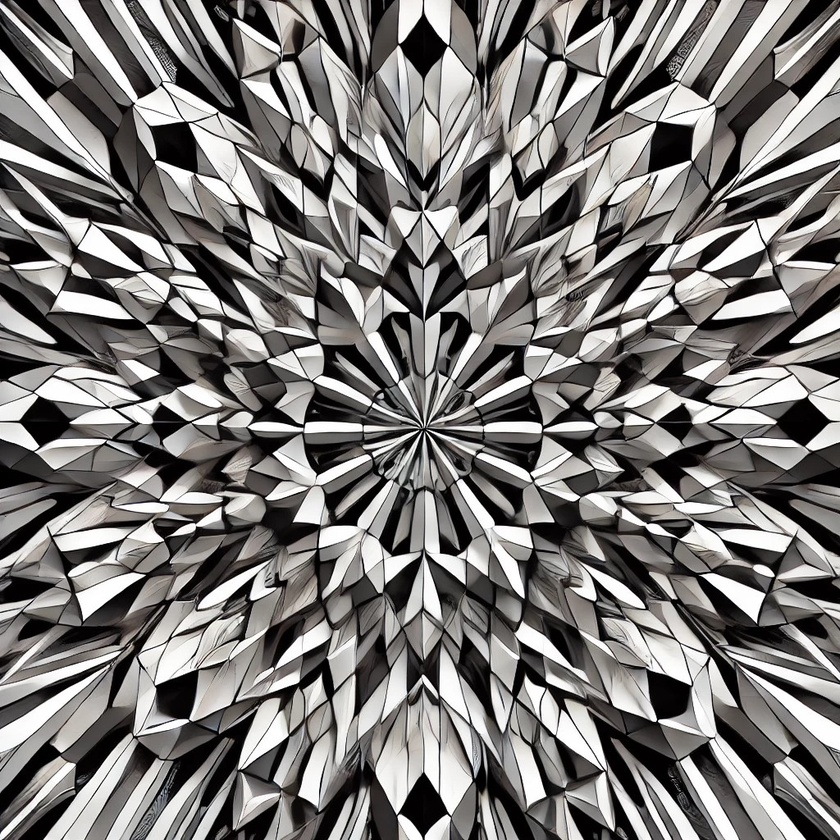
#> input picture images/Dall.jpg, 840 x 840 px, shrunk from 1024 x 1024 before the run
$ python prueba.py
#> lines starting #> are read from the running program, lines starting #| are printed output that depends on the picture; after the words box and inside, x2 and y2 are one past the last pixel; in counts of white or black regions, pixels touching at a corner belong together
import cv2
from skimage import io
from skimage.color import rgb2gray
from skimage.filters import threshold_otsu

# Leer la imagen
image = io.imread('images/Dall.jpg')
#> image is the input picture: shape (840, 840, 3); mean R, G, B 125.4, 123.1, 121.4

# Convertir a escala de grises si es necesario
if len(image.shape) == 3:
    image = rgb2gray(image)
#> image: shape (840, 840) float64

# Calcular el umbral de Otsu
thresh = threshold_otsu(image)
#> thresh = 0.486

# Crear la imagen binaria
binary = (image > thresh).astype('uint8') * 255
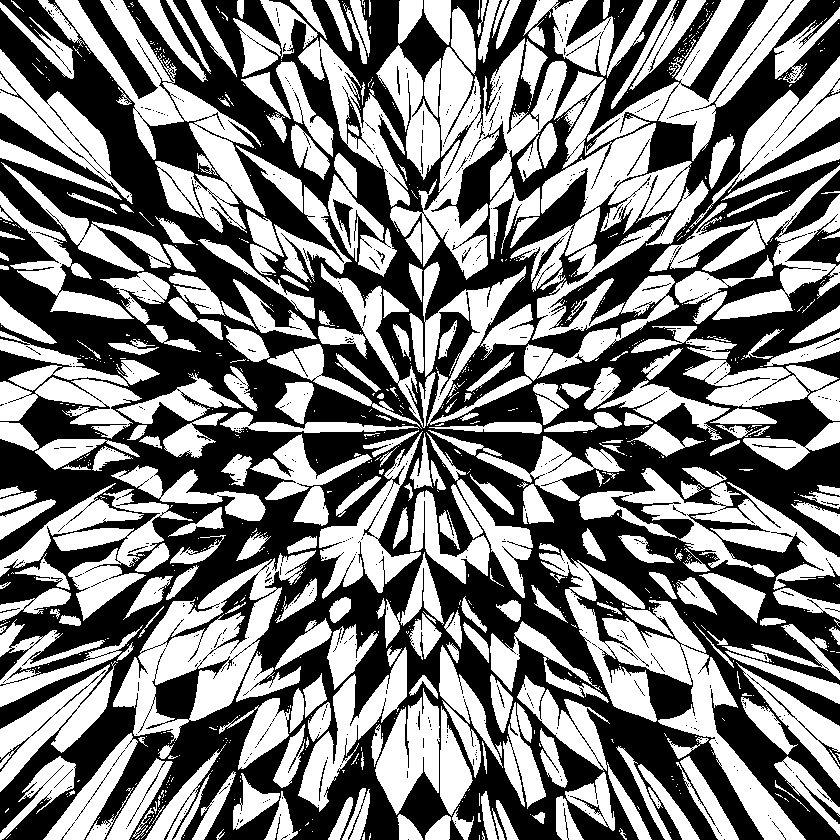
#> binary: shape (840, 840); 49.4% white; 956 white regions (645 under 20 px), largest, box (x1, y1, x2, y2) and area: (539, 549, 806, 840) 15172, (390, 38, 567, 280) 13465, (113, 550, 316, 744) 12486

# Mostrar la imagen usando OpenCV
cv2.imshow('Imagen Binaria', binary)
cv2.waitKey(0)
cv2.destroyAllWindows()

cv2.imshow('Imagen', image)
cv2.waitKey(0)
cv2.destroyAllWindows()

$ run again, with images/images.jpg copied over images/Dall.jpg
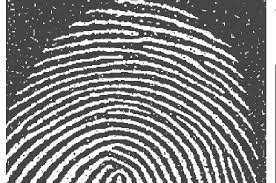
#> input picture images/images.jpg, 276 x 183 px
#> image is the input picture: shape (183, 276, 3); min 0, max 255, mean 131.8
#> image: shape (183, 276) float64
#> thresh = 0.6
#> `binary = (image > thresh).astype('uint8') * 255`:
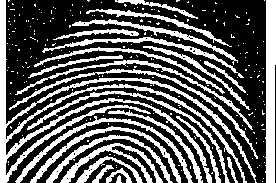
#> binary: shape (183, 276); 36.4% white; 239 white regions (214 under 20 px), largest, box (x1, y1, x2, y2) and area: (0, 0, 257, 183) 4758, (265, 0, 276, 183) 1718, (15, 116, 193, 183) 963

$ run again, with images/Imagen (156).PNG saved as images/Dall.jpg
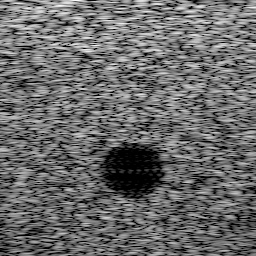
#> input picture images/Imagen (156).PNG, 256 x 256 px
#> image is the input picture: shape (256, 256); min 0, max 255, mean 105.5
#> thresh = 94
#> `binary = (image > thresh).astype('uint8') * 255`:
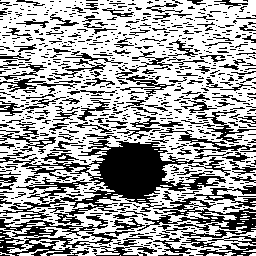
#> binary: shape (256, 256); 62.9% white; 809 black regions (641 under 20 px), largest, box (x1, y1, x2, y2) and area: (0, 140, 226, 219) 5462, (137, 197, 256, 238) 1567, (0, 230, 135, 256) 1033
